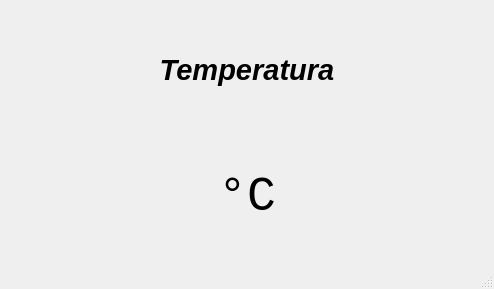
<?xml version="1.0" encoding="UTF-8"?>
<ui version="4.0">
 <class>MainWindow</class>
 <widget class="QMainWindow" name="MainWindow">
  <property name="geometry">
   <rect>
    <x>0</x>
    <y>0</y>
    <width>494</width>
    <height>289</height>
   </rect>
  </property>
  <property name="windowTitle">
   <string>Monitor DS18B20</string>
  </property>
  <widget class="QWidget" name="centralwidget">
   <layout class="QVBoxLayout" name="verticalLayout">
    <item>
     <widget class="QLabel" name="label">
      <property name="font">
       <font>
        <pointsize>22</pointsize>
        <weight>75</weight>
        <italic>true</italic>
        <bold>true</bold>
       </font>
      </property>
      <property name="text">
       <string>Temperatura</string>
      </property>
      <property name="alignment">
       <set>Qt::AlignCenter</set>
      </property>
     </widget>
    </item>
    <item>
     <widget class="QLabel" name="label_temp">
      <property name="font">
       <font>
        <family>Consolas</family>
        <pointsize>36</pointsize>
        <weight>50</weight>
        <italic>false</italic>
        <bold>false</bold>
       </font>
      </property>
      <property name="text">
       <string>°C</string>
      </property>
      <property name="alignment">
       <set>Qt::AlignCenter</set>
      </property>
     </widget>
    </item>
   </layout>
  </widget>
  <widget class="QStatusBar" name="statusbar"/>
 </widget>
 <resources/>
 <connections/>
</ui>
